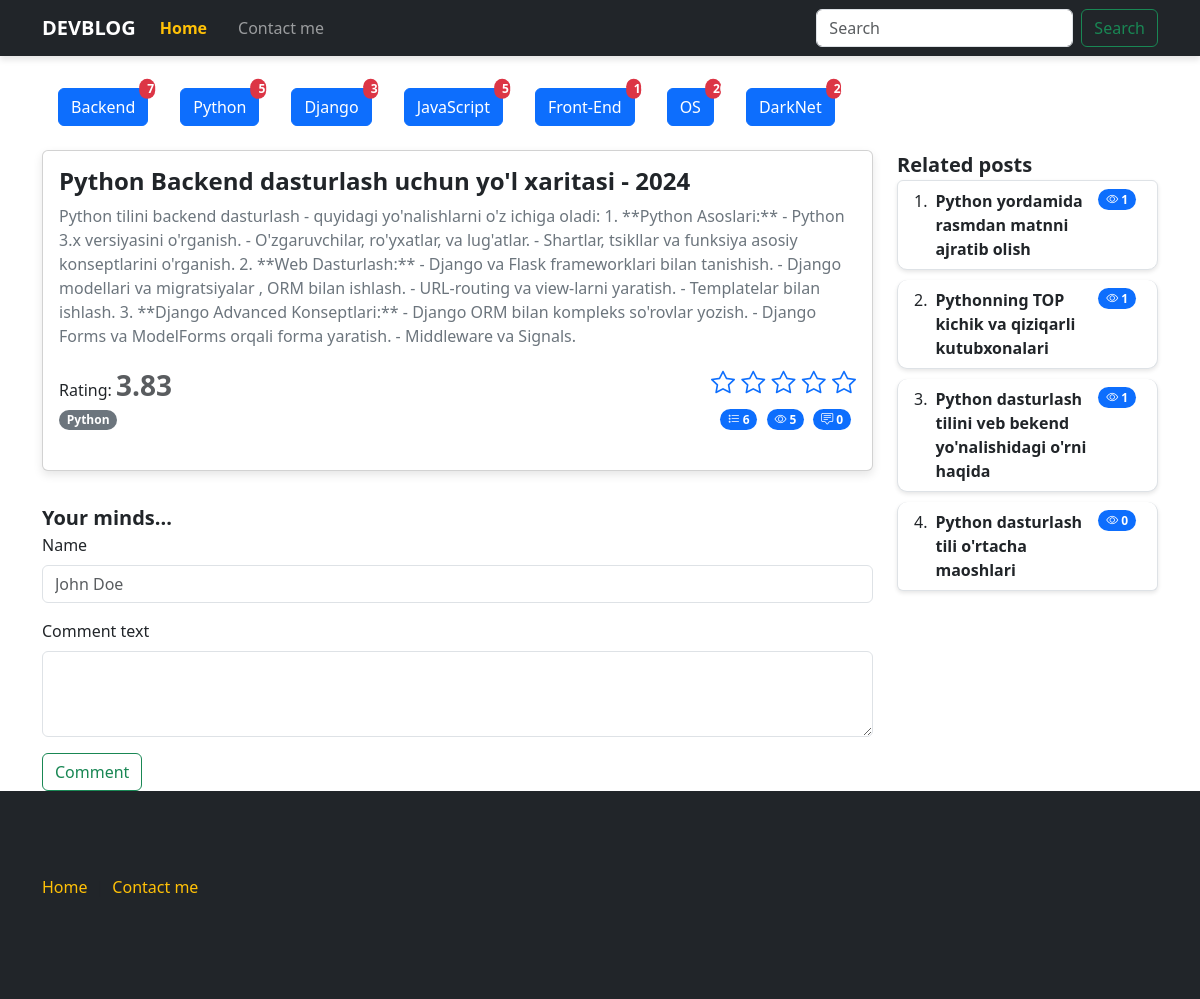
/detail/1, run on the app's committed database.
### blog/models.py (models this page shows, shortened)
class Category(models.Model):
    name = models.CharField(verbose_name="Category name",max_length=250)
    slug = models.SlugField(max_length=250, unique=True)

class Post(models.Model):
    title = models.CharField(verbose_name="Post title",max_length=550)
    body = models.TextField(verbose_name="Post body")
    author = models.CharField(verbose_name="Post author",default="Admin",max_length=100)
    category = models.ForeignKey(Category, on_delete=models.PROTECT,related_name='posts')
    tag = models.ManyToManyField(Tag)
    views = models.PositiveIntegerField(default=0)
    publish_date = models.DateTimeField(verbose_name="Published time",auto_now_add=True)
    published = models.BooleanField(default=True)
    on_top = models.BooleanField(default=False)
    def get_avg_rating(self):
        sum_ratings = sum([int(i.value) for i in self.ratings.all()])
        try:
            return round(sum_ratings / self.ratings.all().count(),2)
        except Exception as e:
            return 0

class Rating(models.Model):
    post = models.ForeignKey(Post, on_delete=models.CASCADE, related_name='ratings')
    value = models.PositiveSmallIntegerField(verbose_name="Post rating",default=0)

class Tag(models.Model):
    name = models.CharField(verbose_name="Tag name",max_length=250)
    slug = models.SlugField(max_length=250, unique=True)

### blog/views.py (the view, shortened to what this page needs)
# urls.py: path('detail/<post_id>', views.detail, name='detail'),
def detail(request, post_id):
    categories = Category.objects.all()
    post = Post.objects.get(id=post_id)
    category = Category.objects.get(id=post.category.id)
    related_posts = Post.objects.filter(category=category).exclude(id__in=[0,post.id]).order_by("?")
    request.session.modified = True
    if post.id in check_read_articles(request):
        pass
    else:
        check_read_articles(request).append(post.id)
        post.views += 1
        post.save()
    return render(request,"detail.html", context={
        "post":post,
        "categories":categories,
        "related_posts":related_posts})

### blog/utils.py (called while the page is built)
def check_read_articles(request):
    try:
        read_articles = request.session["read_articles"]
    except:
        request.session["read_articles"] = []
        read_articles = request.session.get("read_articles")
    return read_articles

### templates/detail.html (shortened to what this page needs)
{% load static %}
<!doctype html>
<html lang="en">
<head>
    <link rel="stylesheet" href="{% static 'css/style.css' %}">
    <link rel="stylesheet" href="https://cdn.jsdelivr.net/npm/bootstrap-icons@1.11.3/font/bootstrap-icons.min.css">
    <link href="https://cdn.jsdelivr.net/npm/bootstrap@5.3.2/dist/css/bootstrap.min.css" rel="stylesheet"
 />
</head>
<body>
    <header>
        <nav class="navbar navbar-expand-md navbar-dark bg-dark mb-4">
            <div class="container">
                <a class="navbar-brand" href="/">DevBlog</a>
                <div class="collapse navbar-collapse" id="navbarCollapse">
                    <ul class="navbar-nav me-auto mb-2 mb-md-0">
                        <li class="nav-item">
                            <a class="nav-link active" aria-current="page" href="#">Home</a>
                        </li>
                        <li class="nav-item">
                            <a class="nav-link" href="#">Contact me</a>
                        </li>
                    </ul>
                    <form class="d-flex" role="search">
                        <input class="form-control me-2" type="search" placeholder="Search" aria-label="Search"
                            control-id="ControlID-1">
                        <button class="btn btn-outline-success" type="submit" control-id="ControlID-2">Search</button>
                    </form>
                </div>
            </div>
        </nav>
    </header>
    <main>
        <section>
            <div class="container-md">
                <div class="d-flex flex-wrap my-3">
                    {% for cat in categories %}
                      <div class="d-flex flex-wrap mx-3 my-2">
                        <a href="{% url 'blog:category_list' cat.slug %}" class="btn btn-primary position-relative">
                            {{ cat.name }}
                            <span
                                class="position-absolute top-0 start-100 translate-middle badge rounded-pill bg-danger">
                                {{cat.posts.all.count}}
                            </span>
                        </a>
                      </div>
                    {% endfor %}
                  </div>
            </div>
            <div class="container-md">
                <div class="row">
                    <div class="col-sm-12 col-md-12 col-lg-9">
                        <div class="card  mb-3">
                            <div class="card-body">
                                <div class="content">
                                    <h4 class="card-title fw-bold">{{post.title}}</h4>
                                    <p class="card-text">
                                        {{post.body}}
                                    </p>
                                    <div class="d-flex justify-content-between flex-wrap">
                                        <div class="post-rating">
                                            <span>Rating:</span>
                                            <span class="fs-3 fw-bold text-muted">
                                                {{post.get_avg_rating}}
                                            </span>
                                        </div>
                                        <div class="post-set-rating">
                                            <p class="card-text fs-4">
                                                <a href="{% url 'blog:set_rating' 1 post.id %}"><i class="bi bi-star"></i></a>
                                                <a href="{% url 'blog:set_rating' 2 post.id %}"><i class="bi bi-star"></i></a>
                                                <a href="{% url 'blog:set_rating' 3 post.id %}"><i class="bi bi-star"></i></a>
                                                <a href="{% url 'blog:set_rating' 4 post.id %}"><i class="bi bi-star"></i></a>
                                                <a href="{% url 'blog:set_rating' 5 post.id %}"><i class="bi bi-star"></i></a>
                                            </p>
                                        </div>
                                    </div>
                                    <div class="d-flex justify-content-between flex-wrap">
                                        <div class="categories">
                                            {% for tag in post.tag.all %}
                                                <span class="badge rounded-pill text-bg-secondary">{{tag.name}}</span>
                                            {% endfor %}
                                        </div>
                                        <div class="action">
                                            <span class="badge bg-primary rounded-pill">
                                                <i class="bi bi-list-stars"></i>
                                                {{post.ratings.all.count}}
                                            </span>
                                            <span class="badge bg-primary rounded-pill">
                                                <i class="bi bi-eye"></i>
                                                {{post.views}}
                                            </span>
                                            <span class="badge bg-primary rounded-pill">
                                                <i class="bi bi-chat-square-text"></i>
                                                {{post.comments.all.count}}
                                            </span>
                                        </div>
                                    </div>
                                    <br>
                                </div>
                            </div>
                        </div>
                        <div class="comments">
                            <div class="row gap-3">
                                <div class="col-sm-12">
                                    <span class="fs-5 fw-semibold">Your minds...</span>
                                    <form action="" method='POST'>
                                        <div class="mb-3">
                                            <label for="exampleFormControlInput1" class="form-label">Name</label>
                                            <input type="text" name='name' class="form-control" id="exampleFormControlInput1"
                                                placeholder="John Doe" required>
                                        </div>
                                        <div class="mb-3">
                                            <label for="exampleFormControlTextarea1" class="form-label">
                                                Comment text
                                            </label>
                                            <textarea class="form-control" name='comment' id="exampleFormControlTextarea1"
                                                rows="3" required>
                                            </textarea>
                                        </div>
                                        <button type="submit" class="btn btn-outline-success">Comment</button>
                                    </form>
                                </div>
                            </div>
                        </div>
                    </div>
                    <div class="col-sm-none col-md-12 col-lg-3">
                        <span class="fs-5 fw-semibold">Related posts</span>
                        <ol class="list-group list-group-numbered">
                            {% for related_post in related_posts %}
                            <li class="list-group-item d-flex justify-content-between align-items-start">
                                <div class="ms-2 me-auto">
                                    <div class="fw-bold">{{related_post.title}}</div>
                                </div>
                                <span class="badge bg-primary rounded-pill">
                                    <i class="bi bi-eye"></i>
                                    {{related_post.views}}
                                </span>
                            </li>
                            {% endfor %}
                        </ol>
                    </div>
                </div>
            </div>
        </section>
    </main>
    <footer class="footer mt-auto text-white-50 bg-dark">
        <div class="container">
            <div class="row my-5">
                <div class="col-12">
                    <nav style="--bs-breadcrumb-divider: '|';" aria-label="breadcrumb" class="py-3">
                        <ol class="breadcrumb">
                            <li class="breadcrumb-item"><a href="/" class="text-decoration-none">Home</a></li>
                            <li class="breadcrumb-item " aria-current="page">
                                <a href="#" class="text-decoration-none">Contact me</a>
                            </li>
                        </ol>
                    </nav>
                </div>
            </div>
        </div>
    </footer>
</body>
</html>

### static/css/style.css (style rules this page uses)
body { font-family: 'Roboto', sans-serif; background-color: #f8f9fa; color: #212529; margin: 0; padding: 0; line-height: 1.6; }
a { text-decoration: none; color: #0d6efd; transition: color 0.3s ease; }
.navbar { box-shadow: 0 4px 6px rgba(0, 0, 0, 0.1); }
.navbar-brand { font-size: 1.5rem; font-weight: 700; text-transform: uppercase; }
.nav-link { font-size: 1rem; margin-right: 15px; }
.nav-link.active { color: #ffc107 !important; font-weight: bold; }
.btn-primary { position: relative; font-size: 1rem; font-weight: 600; padding: 10px 20px; border-radius: 30px; }
.btn-primary .badge { font-size: 0.75rem; top: -10px; right: -10px; background-color: #dc3545; }
.card { border: none; border-radius: 10px; box-shadow: 0 4px 10px rgba(0, 0, 0, 0.1); margin-bottom: 20px; }
.card-title { font-size: 1.5rem; font-weight: bold; color: #212529; }
.card-text { font-size: 1rem; color: #6c757d; }
.badge { font-size: 0.9rem; margin-right: 5px; }
.list-group-item { border: none; padding: 15px 20px; border-radius: 10px; background-color: #f8f9fa; margin-bottom: 10px; box-shadow: 0 2px 4px rgba(0, 0, 0, 0.1); }
footer { background-color: #212529; color: #ffffff; padding: 20px 0; }
footer a { color: #ffc107; }
.breadcrumb { background-color: transparent; padding: 0; margin: 0; font-size: 1rem; }
.breadcrumb-item a { color: #ffc107; }

### data on the page
Category: name "Backend", posts.all.count "7"
Category: name "Python", posts.all.count "5"
Category: name "Django", posts.all.count "3"
Category: name "JavaScript", posts.all.count "5"
Category: name "Front-End", posts.all.count "15"
Category: name "OS", posts.all.count "20"
Category: name "DarkNet", posts.all.count "20"
Post: title "Python Backend dasturlash uchun yo'l xaritasi - 2024", body "Python tilini backend dasturlash - quyidagi yo'nalishlarni o'z ichiga oladi: 1. **Python Asoslari:** - Python 3.x versiyasini o'rganish. - O'zgaruvchilar, ro'yxatlar, va lug'atlar. - Shartlar, tsikllar va funksiya asosiy konseptlarini o'rganish. 2. **Web Dasturlash:** - Django va Flask frameworklari bilan tanishish. - Django modellari va migratsiyalar , ORM bilan ishlash. - URL-routing va view-larni yaratish. - Templatelar bilan ishlash. 3. **Django Advanced Konseptlari:** - Django ORM bilan kompleks so'rovlar yozish. - Django Forms va ModelForms orqali forma yaratish. - Middleware va Signals.", get_avg_rating "3.83", ratings.all.count "6", views "5", comments.all.count "0"
Tag: name "Python"
Post: title "Python yordamida rasmdan matnni ajratib olish", views "1"
Post: title "Pythonning TOP kichik va qiziqarli kutubxonalari", views "1"
Post: title "Python dasturlash tilini veb bekend yo'nalishidagi o'rni haqida", views "1"
Post: title "Python dasturlash tili o'rtacha maoshlari", views "0"
